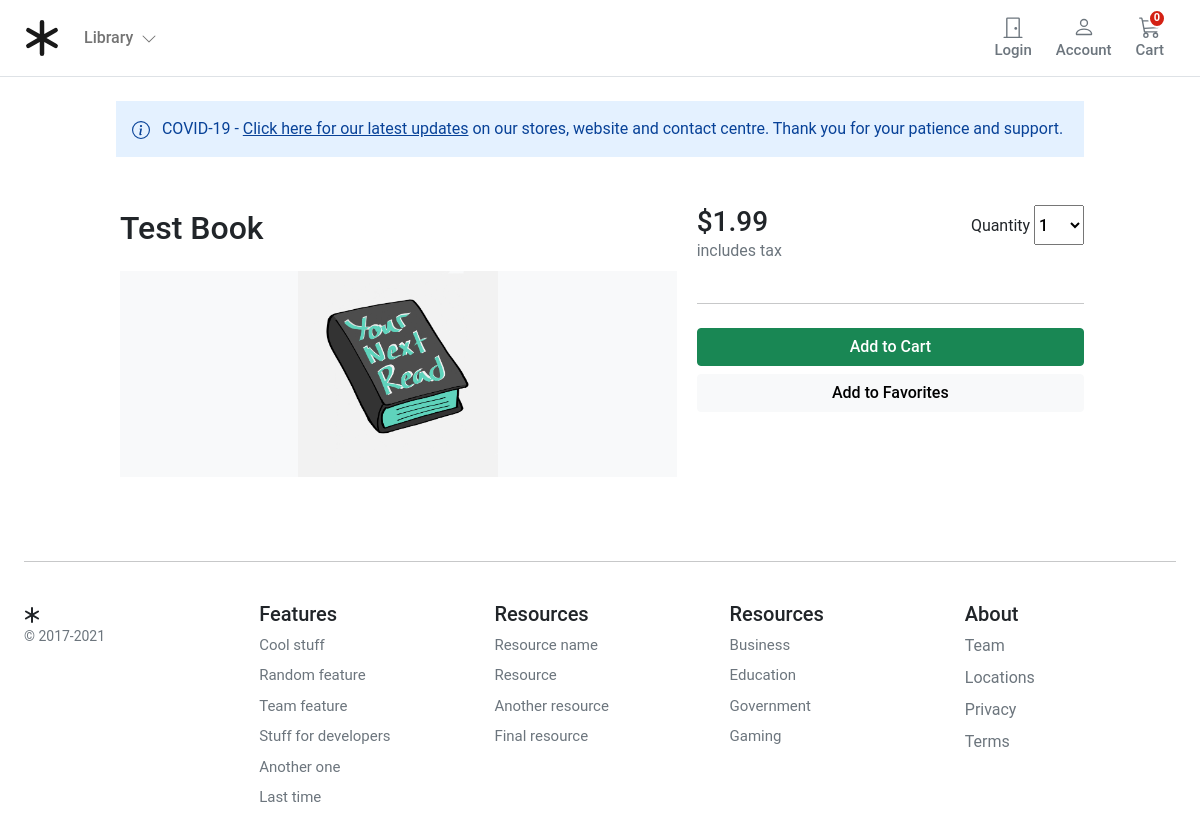
Page /test-book on the committed database.
### store/models.py (models this page shows, shortened)
class Product(models.Model):
    category = models.ForeignKey(Category, related_name='product', on_delete=models.CASCADE)
    created_by = models.ForeignKey(settings.AUTH_USER_MODEL, on_delete=models.CASCADE, related_name='product_creator')
    title = models.CharField(max_length=255)
    author = models.CharField(max_length=255, default='admin')
    description = models.TextField(blank=True)
    image = models.ImageField(upload_to='images/', default='images/default.png')
    slug = models.SlugField(max_length=255, unique=True)
    price = models.DecimalField(max_digits=10, decimal_places=2)
    in_stock = models.BooleanField(default=True)
    is_active = models.BooleanField(default=True)
    created = models.DateTimeField(auto_now_add=True)
    updated = models.DateTimeField(auto_now=True)
    objects = models.Manager()
    products = ProductManager()
    class Meta:
        verbose_name_plural = 'Products'
        ordering = ('-created',)

### store/views.py (the view)
# urls.py: path('<slug:slug>', views.product_detail, name='product_detail'),
def product_detail(request, slug):
    product = get_object_or_404(Product, slug=slug, in_stock=True)
    return render(request, 'store/products/single.html', {'product': product})

### cart/cart.py (called while the page is built)
    def __len__(self):
        return sum(item['qty'] for item in self.cart.values())

### cart/context_processors.py (called while the page is built)
def cart(request):
    return {'cart': Cart(request)}

### store/context_processors.py (called while the page is built)
def categories(request):
    return {"categories": Category.objects.all()}

### store/models.py (called while the page is built)
    def get_absolute_url(self):
        return reverse("store:category_list", args=[self.slug])

### templates/store/products/single.html (shortened to what this page needs)
{% extends "../base.html" %}
{% load static %}
{% block content %}
<main class="pt-2">
    <div class="container" style="max-width: 1000px">
      <div class="row g-3">
            <div class="alert alert-primary fw600 rounded-0 border-0 py-3" role="alert">
        COVID-19 - <u>Click here for our latest updates</u> on our stores, website and contact centre. Thank you for
        your patience and support.
      </div>
          <div class="col-md-5 ps-3 col-lg-5 order-md-last p-0 order-1">
              <div class="d-grid gap-2">
              <div class="d-flex d-flex-inline justify-content-between">
              <div><span class="h3">${{ product.price }}</span><p class="text-muted">includes tax</p></div>
                     <div class="">
                                  <label for="select">Quantity</label>
                                  <select id="select" class="h6" style="width:50px;height:40px;">
                                      <option value="1">1</option>
                                  </select>
                      </div>
              </div>
              <hr>
              <button type="button" id="add-button" value="{{product.id}}" class="btn btn-success fw500">Add to Cart</button>
              <button type="button" id="add-button" value="{{product.id}}" class="btn btn-light fw500">Add to Favorites</button>
              </div>
          </div>
          <div class="col-md-7 col-lg-7 p-0">
              <div class="card mb-3 border-0">
              <div class="row g-0">
                  <div class="col-md-12">
                      <div class="card-body p-1">
                          <h1 class="mb-0 h2 pe-4 pb-4">{{ product.title }}</h1>
                          <div class="bg-light"><img class="img-fluid mx-auto d-block" width="200px" alt="Responsive image" src="{{ product.image.url }}"> </div>
                      </div>
                  </div>
              </div>
              </div>
          </div>
      </div>
    </div>
  </main>
{% endblock %}

### static/core/css/base.css (style rules this page uses)
@media (min-width: 1000px) { .container { max-width: 1000px; } }
@media (max-width: 1200px) { .container { max-width: 100%; padding:0 24px; } }
.alert-primary { background-color: #E4F1FF; }
html, body, p, div { letter-spacing: -0.02px; font-family: 'Roboto', sans-serif; }
.fw500 { font-weight: 500; }

### rows in the picture
Product: price "1.99", title "Test Book", image (placeholder picture)
